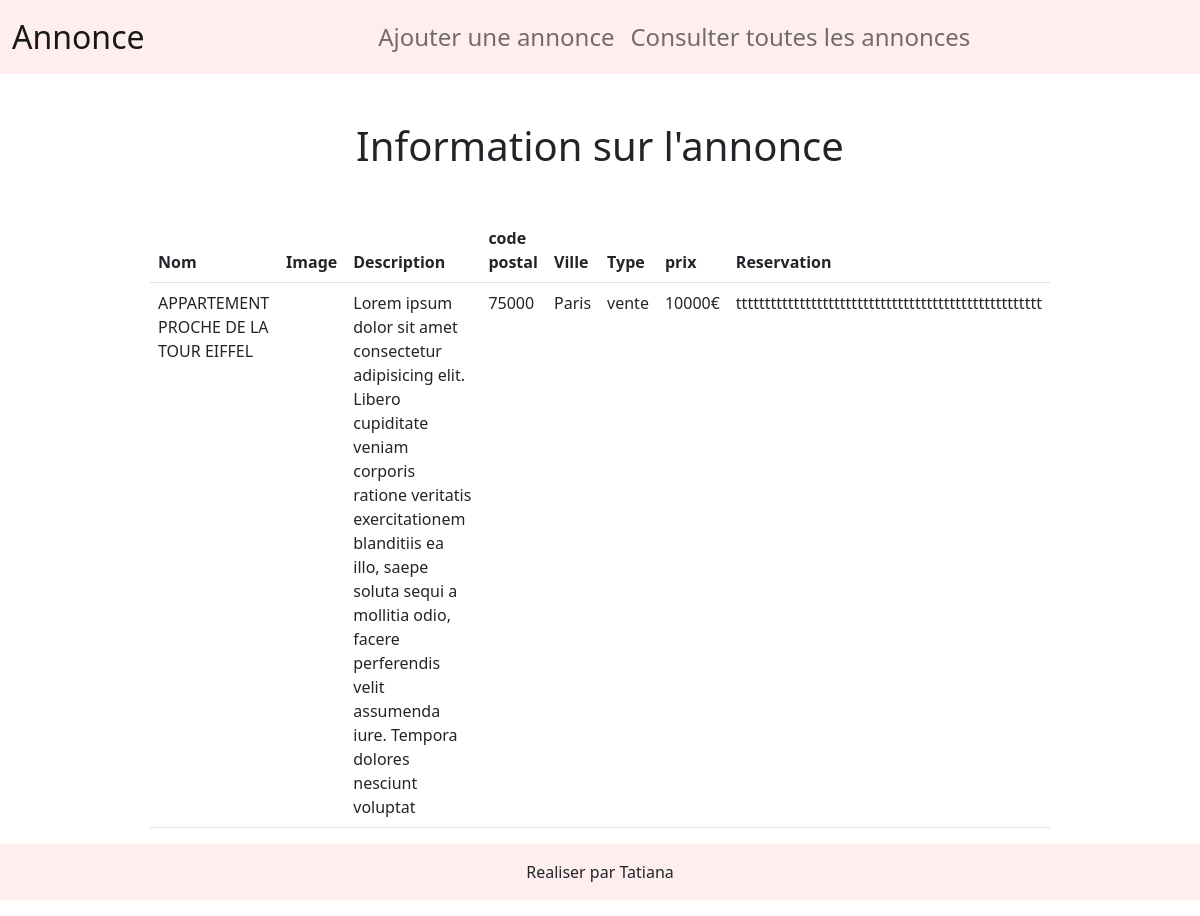
/consulterAnnonce.php?id_advert=2, run on the app's committed database.
### tables this page shows
CREATE TABLE `advert` (
  `id_advert` int(11) NOT NULL,
  `image` varchar(255) NOT NULL,
  `title` varchar(155) NOT NULL,
  `description` varchar(255) NOT NULL,
  `postal_code` int(5) NOT NULL,
  `city` varchar(100) NOT NULL,
  `type` enum('vente','location') NOT NULL,
  `price` float NOT NULL,
  `reservation_message` text NOT NULL
);

### inc/functions.inc.php (called while the page is built, shortened)
<?php
    function connexionBdd(){
        $dsn = "mysql:host=".DBHOST.";dbname=".DBNAME.";charset=utf8";
        try {
            $pdo = new PDO($dsn,DBUSER,DBPASS);
            $pdo->setAttribute(PDO::ATTR_ERRMODE,PDO::ERRMODE_EXCEPTION);
            $pdo->setAttribute(PDO::ATTR_DEFAULT_FETCH_MODE,PDO::FETCH_ASSOC);
        } catch (PDOException $e) {
            die($e->getMessage());
        }
        return $pdo;
    }
    function showAnnonce(int $id) :array{
        $pdo = connexionBdd();
        $sql = "SELECT * FROM advert WHERE id_advert = :id";
        $request = $pdo->prepare($sql);
        $request->execute(array(
            ':id'=> $id
        ));
        $result = $request->fetch();
        return $result;
    }
?>

### consulterAnnonce.php (the view, shortened to what this page needs)
<?php
    require_once("inc/functions.inc.php");
    if(isset($_GET['id_advert'])){
        if(!empty($_GET['id_advert'])){
           $id_advert = htmlentities($_GET['id_advert']);
           $annonce = showAnnonce($id_advert);
        }
    }
    require_once("inc/header.inc.php");
?>
<main>
    <div class="mt-5 w-75 m-auto ">
        <h1 class="text-center mb-5">Information sur l'annonce</h1>
        <table class="table">
            <thead>
                <tr>
                    <th scope="col">Nom </th>
                    <th scope="col">Image </th>
                    <th scope="col">Description</th>
                    <th scope="col">code postal</th>
                    <th scope="col">Ville</th>
                    <th scope="col">Type</th>
                    <th scope="col">prix</th>
                    <?php if(!empty($annonce['reservation_message'])){ ?>
                        <th scope="col">Reservation</th>
                    <?php  }   ?>
                </tr>
            </thead>
            <tbody>
                    <tr>
                        <td> <?= strtoupper($annonce['title'])  ?> </td>
                        <td><img src="<?= $annonce['image'] ?>" alt="" class="img-fluid" ></td>
                        <td> <?= html_entity_decode($annonce['description'])  ?></td>
                        <td> <?= $annonce['postal_code'] ?> </td>
                        <td> <?= $annonce['city'] ?> </td>
                        <td> <?= $annonce['type'] ?> </td>
                        <td> <?= $annonce['price']."€" ?> </td>
                        <?php
                            if(!empty($annonce['reservation_message'])){ ?>
                                 <td> <?= html_entity_decode($annonce['reservation_message']) ?> </td>
                          <?php  }   ?>
                    </tr>
            </tbody>
        </table>
    </div>
</main>
<?php
    require_once("inc/footer.inc.php");
?>

### assets/css/style.css (style rules this page uses)
* { box-sizing: border-box; margin: 0; padding: 0; }

### data on the page
advert: title "APPARTEMENT PROCHE DE LA TOUR EIFFEL", description "Lorem ipsum dolor sit amet consectetur adipisicing elit. Libero cupiditate veniam corporis ratione veritatis exercitationem blanditiis ea illo, saepe soluta sequi a mollitia odio, facere perferendis velit assumenda iure. Tempora dolores nesciunt voluptat", postal_code "75000", city "Paris", type "vente", price "10000", reservation_message "ttttttttttttttttttttttttttttttttttttttttttttttttttttt"
